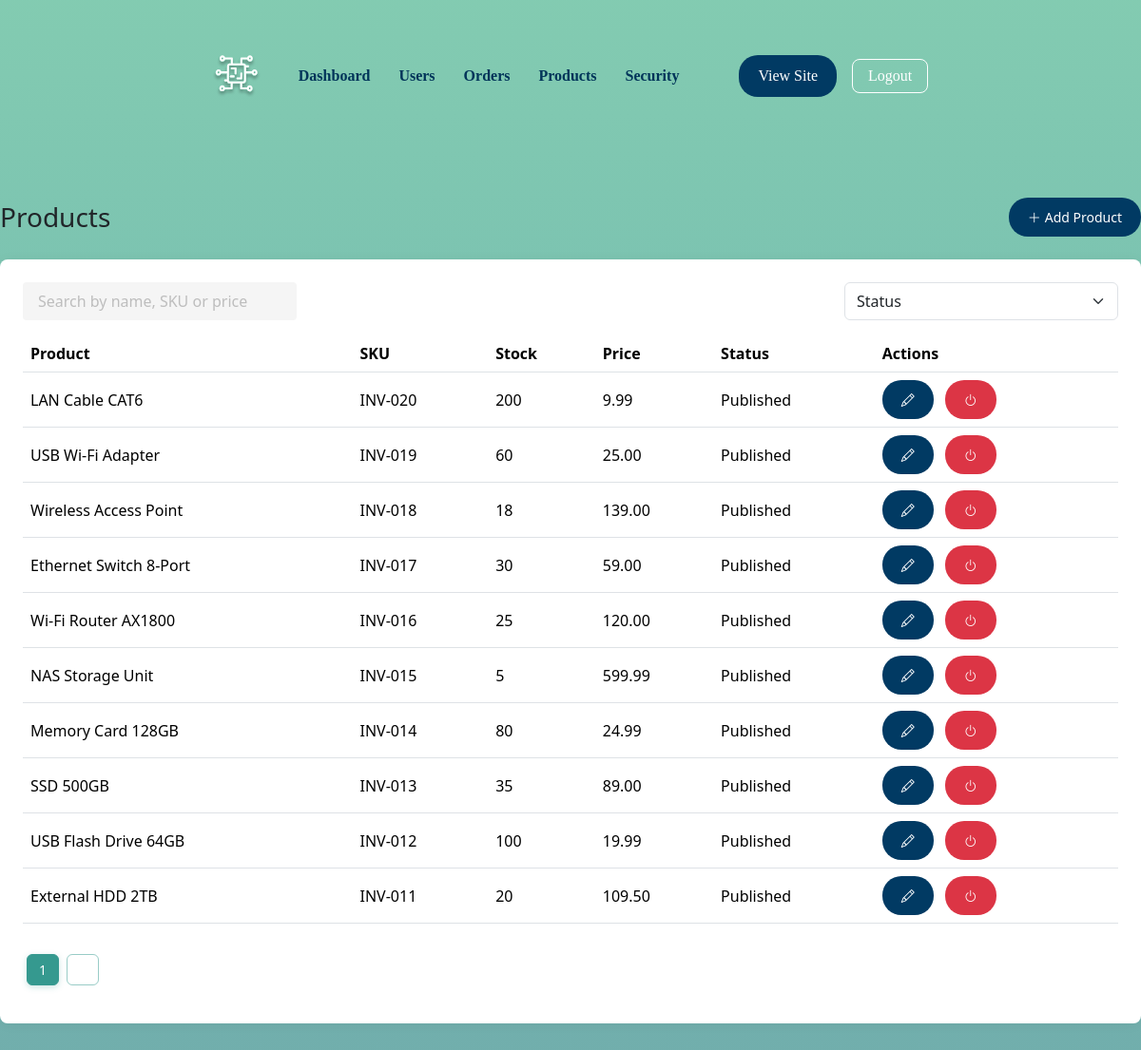
/pages/admin/products.php, run on the app's committed database.
### tables this page shows
CREATE TABLE IF NOT EXISTS `lpa_stock` (
  `lpa_stock_ID` bigint NOT NULL,
  `lpa_stock_name` varchar(250) NOT NULL,
  `lpa_stock_slug` varchar(255) NOT NULL,
  `lpa_stock_desc` text,
  `lpa_stock_features` text NOT NULL,
  `lpa_stock_onhand` varchar(5) DEFAULT NULL,
  `lpa_stock_price` decimal(7,2) DEFAULT '0.00',
  `lpa_stock_image` longtext,
  `lpa_stock_status` char(1) DEFAULT 'P',
  `lpa_stock_publish_at` datetime DEFAULT NULL,
  `lpa_fk_category_ID` int NOT NULL,
  `lpa_fk_type_ID` int NOT NULL,
  `lpa_invitem_inv_no` varchar(20) NOT NULL,
  PRIMARY KEY (`lpa_stock_ID`),
  UNIQUE KEY `lpa_stock_slug_UNIQUE` (`lpa_stock_slug`),
  KEY `fk_lpa_stock_lpa_category_idx` (`lpa_fk_category_ID`),
  KEY `fk_lpa_stock_lpa_type1_idx` (`lpa_fk_type_ID`),
  CONSTRAINT `fk_lpa_stock_lpa_category` FOREIGN KEY (`lpa_fk_category_ID`) REFERENCES `lpa_category` (`lpa_category_ID`),
  CONSTRAINT `fk_lpa_stock_lpa_type1` FOREIGN KEY (`lpa_fk_type_ID`) REFERENCES `lpa_type` (`lpa_type_ID`)
);

### includes/config.php (called while the page is built, shortened)
<?php
class Database {
    private static $instance = null;
    private function __construct() {
        $env = parse_ini_file(__DIR__ . '/../.env');
        $dsn = "mysql:host={$env['DB_HOST']};dbname={$env['DB_NAME']};charset=utf8mb4";
        $options = [
            PDO::ATTR_ERRMODE => PDO::ERRMODE_EXCEPTION,
            PDO::ATTR_DEFAULT_FETCH_MODE => PDO::FETCH_ASSOC,
            PDO::ATTR_EMULATE_PREPARES => false,
        ];
        try {
            $this->conn = new PDO($dsn, $env['DB_USER'], $env['DB_PASS'], $options);
        } catch (PDOException $e) {
            die("❌ DB Connection failed: " . $e->getMessage());
        }
    }
    public static function getConnection(): PDO
    {
        if (!self::$instance) {
            self::$instance = new Database();
        }
        return self::$instance->conn;
    }
}

### repositories/ProductRepository.php (called while the page is built, shortened)
<?php
class ProductRepository extends BaseRepository
{
    public function countAll(string $search = '', string $status = ''): int
    {
        $sql = "SELECT COUNT(*) FROM {$this->table} s";
        $conditions = [];
        $params = [];
        $stmt = $this->conn->prepare($sql);
        $stmt->execute();
        return (int)$stmt->fetchColumn();
    }
    public function findPaginated(int $offset, int $limit, string $search = '', string $status = ''): array
    {
        $conditions = [];
        $params = [':offset' => $offset, ':limit' => $limit];
        $where = $conditions ? 'WHERE ' . implode(' AND ', $conditions) : '';
        $sql = "SELECT s.*, s.lpa_stock_onhand - COALESCE(p.purchased, 0) AS available
                FROM {$this->table} s
                LEFT JOIN (
                    SELECT ii.lpa_fk_stock_ID, SUM(ii.lpa_invitem_qty) AS purchased
                    FROM lpa_invoice_items ii
                    JOIN lpa_invoices i ON i.lpa_invoices_ID = ii.lpa_fk_invoices_ID
                    AND i.lpa_inv_status = 'A'
                    GROUP BY ii.lpa_fk_stock_ID
                ) p ON p.lpa_fk_stock_ID = s.lpa_stock_ID
                {$where}
                ORDER BY s.lpa_stock_ID DESC
                LIMIT :offset, :limit";
        $stmt = $this->conn->prepare($sql);
        foreach ($params as $key => $val) {
            $stmt->bindValue($key, $val, is_int($val) ? PDO::PARAM_INT : PDO::PARAM_STR);
        }
        $stmt->execute();
        $rows = $stmt->fetchAll();
        return $rows;
    }
}

### repositories/BaseRepository.php (called while the page is built, shortened)
<?php
class BaseRepository
{
    public function __construct(string $table)
    {
        $this->conn = Database::getConnection();
        $this->table = $table;
    }
}

### pages/admin/products.php (the view, shortened to what this page needs)
<?php
$repo = new ProductRepository();
$searchTerm   = trim($_GET['search'] ?? '');
$statusFilter = trim($_GET['status'] ?? '');
$pageNum  = isset($_GET['page_num']) && is_numeric($_GET['page_num']) ? (int)$_GET['page_num'] : 1;
$pageSize = 10;
$offset   = ($pageNum - 1) * $pageSize;
$total    = $repo->countAll($searchTerm, $statusFilter);
$totalPages = (int)ceil($total / $pageSize);
$products = $repo->findPaginated($offset, $pageSize, $searchTerm, $statusFilter);
function renderRows(array $products): string {
    foreach ($products as $product) {
        ?>
        <tr data-status="<?= htmlspecialchars($product['lpa_stock_status'], ENT_QUOTES) ?>">
            <td class="product-title"><?= htmlspecialchars($product['lpa_stock_name']) ?></td>
            <td class="product-sku"><?= htmlspecialchars($product['lpa_invitem_inv_no']) ?></td>
            <td><?= htmlspecialchars($product['available']) ?></td>
            <td class="product-price"><?= htmlspecialchars($product['lpa_stock_price']) ?></td>
            <td class="product-status"><?= htmlspecialchars(statusLabel($product['lpa_stock_status'])) ?></td>
            <td>
                <button type="button" class="btn btn-sm btn-primary text-white me-1 edit-product" data-bs-toggle="tooltip" title="Edit"
                        data-id="<?= $product['lpa_stock_ID'] ?>"
                        data-name="<?= htmlspecialchars($product['lpa_stock_name'], ENT_QUOTES) ?>"
                        data-desc="<?= htmlspecialchars($product['lpa_stock_desc'] ?? '', ENT_QUOTES) ?>"
                        data-features="<?= htmlspecialchars($product['lpa_stock_features'] ?? '', ENT_QUOTES) ?>"
                        data-qty="<?= htmlspecialchars($product['lpa_stock_onhand'], ENT_QUOTES) ?>"
                        data-price="<?= htmlspecialchars($product['lpa_stock_price'], ENT_QUOTES) ?>"
                        data-image="<?= htmlspecialchars($product['lpa_stock_image'] ?? '', ENT_QUOTES) ?>"
                        data-status="<?= htmlspecialchars($product['lpa_stock_status'], ENT_QUOTES) ?>"
                        data-category="<?= htmlspecialchars($product['lpa_fk_category_ID'], ENT_QUOTES) ?>"
                        data-type="<?= htmlspecialchars($product['lpa_fk_type_ID'], ENT_QUOTES) ?>"
                        data-publish-at="<?= htmlspecialchars($product['lpa_stock_publish_at'] ?? '', ENT_QUOTES) ?>"><i class="bi bi-pencil"></i></button>
                <?php
                $isDeactivated = ($product['lpa_stock_status'] ?? '') === 'D';
                $toggleAction = $isDeactivated ? 'activate' : 'deactivate';
                $toggleClass = $isDeactivated ? 'btn-success' : 'btn-danger';
                $toggleIcon = $isDeactivated ? 'bi-arrow-counterclockwise' : 'bi-power';
                ?>
                <form method="POST" action="/admin.products" class="d-inline">
                    <button type="button"
                            class="btn btn-sm <?= $toggleClass ?> text-white toggle-status-btn ms-1"
                            data-bs-toggle="tooltip"
                            title="<?= htmlspecialchars(ucfirst($toggleAction), ENT_QUOTES) ?>"
                            data-name="<?= htmlspecialchars($product['lpa_stock_name'], ENT_QUOTES) ?>"
                            data-action="<?= htmlspecialchars($toggleAction, ENT_QUOTES) ?>">
                        <i class="bi <?= $toggleIcon ?>"></i>
                    </button>
                </form>
            </td>
        </tr>
        <?php
    }
    return ob_get_clean();
}
function renderAdminPagination(int $current, int $totalPages): string {
    echo '<nav><ul class="pagination pagination-sm" id="pagination">';
    for ($i = 1; $i <= $totalPages; $i++) {
        $active = $i === $current ? ' active' : '';
        echo "<li class='page-item$active'><a href='#' class='page-link' data-page='$i'>$i</a></li>";
    }
    echo '</ul></nav>';
    return ob_get_clean();
}
$rowsHtml = $products
    ? renderRows($products)
    : '<tr class="no-results"><td colspan="6" class="text-center py-4">No products found.</td></tr>';
$paginationHtml = $totalPages > 1 ? renderAdminPagination($pageNum, $totalPages) : '';
function statusLabel($code) {
    return match ($code) {
        'P', 'A' => 'Published',
        'S'       => 'Scheduled',
        'D'       => 'Deactivated',
        'U', 'I'  => 'Unpublished',
        default   => 'Unpublished',
    };
}
?>
<div class="container-account">
    <div class="d-flex justify-content-between align-items-center mb-4">
        <h1 class="h3 mb-0">Products</h1>
        <button id="add-product" class="btn btn-primary btn-sm d-flex align-items-center gap-1">
            <i class="bi bi-plus-lg"></i>
            <span>Add Product</span>
        </button>
    </div>
    <div class="bg-white rounded shadow-sm p-4">
        <div class="d-flex justify-content-between mb-3">
            <input type="text" id="product-search" class="form-control w-25" placeholder="Search by name, SKU or price">
            <select class="form-select w-25" id="status-filter">
                <option value="">Status</option>
            </select>
        </div>
        <div class="table-responsive">
            <table id="products-table" class="table align-middle">
                <thead>
                <tr>
                    <th>Product</th>
                    <th>SKU</th>
                    <th>Stock</th>
                    <th>Price</th>
                    <th>Status</th>
                    <th>Actions</th>
                </tr>
                </thead>
                <tbody id="product-rows">
                <?= $rowsHtml ?>
                </tbody>
            </table>
        </div>
        <div class="mt-3" id="pagination-container">
            <?= $paginationHtml ?>
        </div>
    </div>
</div>
<?php
include 'includes/admin/layout.php';

### assets/css/ecomms_style_v1.css (style rules this page uses)
body { margin: 0; line-height: normal; padding: 0; font-size: 20px; background-size: cover; background: linear-gradient( 180deg, var(--gradient-start), var(--gradient-mid) 50%, var(--gradient-end) ) no-repeat fixed center center; box-sizing: border-box; position: relative; overflow-x: hidden; }
html, body { height: 100%; }
.container-account { max-width: 1280px; margin: 0 auto 400px; padding: 3rem 0; font-size: 16px; }
.container-account .form-control { border: none; border-radius: 4px; background-color: #f5f5f5; height: 40px; padding-left: 16px; font-size: 1rem; color: #333; box-shadow: none; }
.container-account .form-control::placeholder { color: #999; opacity: 0.6; }
.container-account .bg-white { background-color: #fff !important; }
.container-account .shadow-sm { box-shadow: 0 1px 13px rgba(0, 0, 0, 0.05) !important; }
.container-account .rounded { border-radius: 8px !important; }

### assets/css/partials/variables.css (style rules this page uses)
:root { --color-primary: #003459; --color-primary-hover: #caf0f8; --color-secondary: #013a63; --color-secondary-hover: #01497c; --gradient-start: rgba(78, 181, 144, 0.7); --gradient-mid: rgba(53, 153, 143, 0.7); --gradient-end: rgba(53, 124, 130, 0.7); --link-color: #0066cc; --success-color: #aada6f; --success-hover: #96c85d; --cta-color: #b6e67b; --cta-hover: #a3d066; --neutral-bg: rgba(217, 217, 217, 0.45); }

### assets/css/partials/utilities.css (style rules this page uses)
.btn { padding: 10px 20px; border: none; border-radius: 20px; cursor: pointer; transition: background-color 0.3s; }
.btn-primary { background-color: var(--color-secondary); color: #fff; }

### data on the page
lpa_stock: lpa_stock_name "LAN Cable CAT6", lpa_invitem_inv_no "INV-020", available "200", lpa_stock_price "9.99", lpa_stock_status "Published"
lpa_stock: lpa_stock_name "USB Wi-Fi Adapter", lpa_invitem_inv_no "INV-019", available "60", lpa_stock_price "25.00", lpa_stock_status "Published"
lpa_stock: lpa_stock_name "Wireless Access Point", lpa_invitem_inv_no "INV-018", available "18", lpa_stock_price "139.00", lpa_stock_status "Published"
lpa_stock: lpa_stock_name "Ethernet Switch 8-Port", lpa_invitem_inv_no "INV-017", available "30", lpa_stock_price "59.00", lpa_stock_status "Published"
lpa_stock: lpa_stock_name "Wi-Fi Router AX1800", lpa_invitem_inv_no "INV-016", available "25", lpa_stock_price "120.00", lpa_stock_status "Published"
lpa_stock: lpa_stock_name "NAS Storage Unit", lpa_invitem_inv_no "INV-015", available "5", lpa_stock_price "599.99", lpa_stock_status "Published"
lpa_stock: lpa_stock_name "Memory Card 128GB", lpa_invitem_inv_no "INV-014", available "80", lpa_stock_price "24.99", lpa_stock_status "Published"
lpa_stock: lpa_stock_name "SSD 500GB", lpa_invitem_inv_no "INV-013", available "35", lpa_stock_price "89.00", lpa_stock_status "Published"
lpa_stock: lpa_stock_name "USB Flash Drive 64GB", lpa_invitem_inv_no "INV-012", available "100", lpa_stock_price "19.99", lpa_stock_status "Published"
lpa_stock: lpa_stock_name "External HDD 2TB", lpa_invitem_inv_no "INV-011", available "20", lpa_stock_price "109.50", lpa_stock_status "Published"

### other printed values
$label "Dashboard"
$label "Users"
$label "Orders"
$label "Products"
$label "Security"
